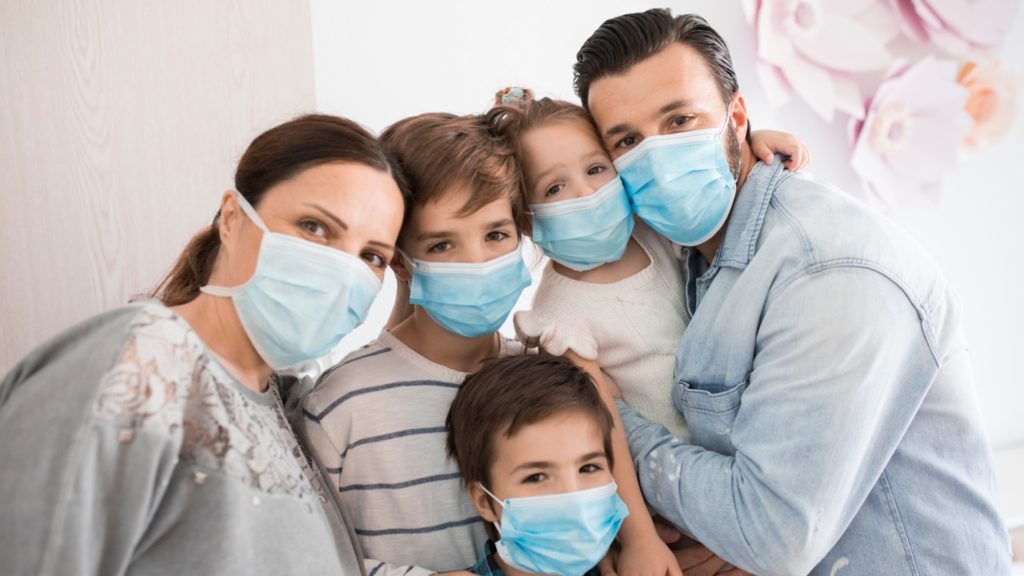
#> input picture WEEk3_2/face_mask.jpg, 1024 x 576 px
$ python opencv_project02.py
#> lines starting #> are read from the running program, lines starting #| are printed output that depends on the picture; after the words box and inside, x2 and y2 are one past the last pixel; in counts of white or black regions, pixels touching at a corner belong together
#> further down, input_image is the input picture: shape (576, 1024, 3); mean B, G, R 176.9, 178.4, 185.2
import cv2
import numpy as np

faceCascade = cv2.CascadeClassifier("haarcascade_frontalface_alt2.xml")

def face_mask_detector(frame):
    gray = cv2.cvtColor(frame, cv2.COLOR_BGR2GRAY)
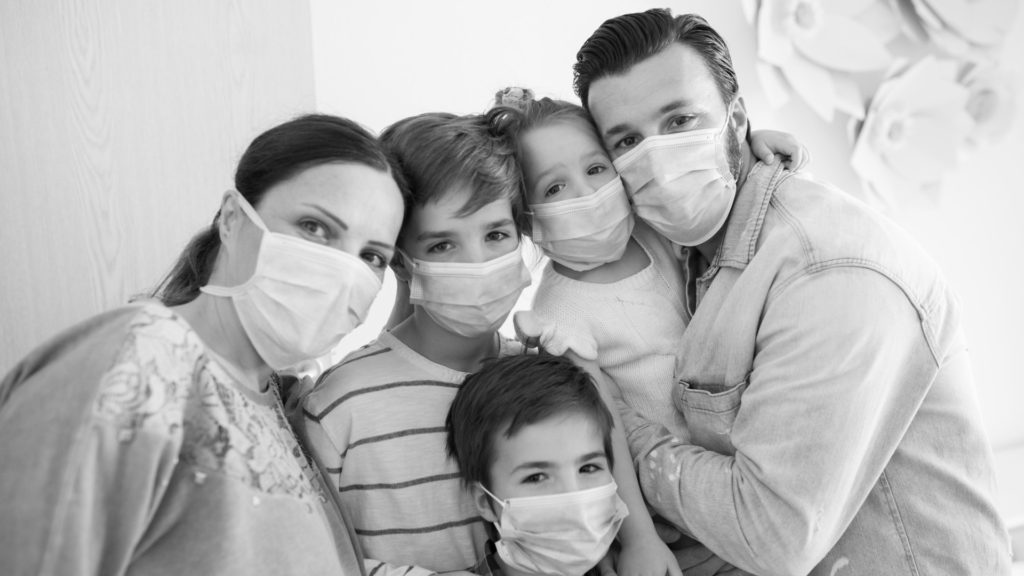
#> gray: shape (576, 1024); min 0, max 255, mean 180.3
    faces = faceCascade.detectMultiScale(gray, scaleFactor=1.3, minNeighbors=5, minSize=(60, 60), flags=cv2.CASCADE_SCALE_IMAGE)
#> faces = [[490, 419, 146, 146]]

    for (x, y, w, h) in faces:
        cv2.rectangle(frame, (x, y), (x + w, y + h), (0, 255, 0), 3)
        return frame
#> this loop made 1 pass
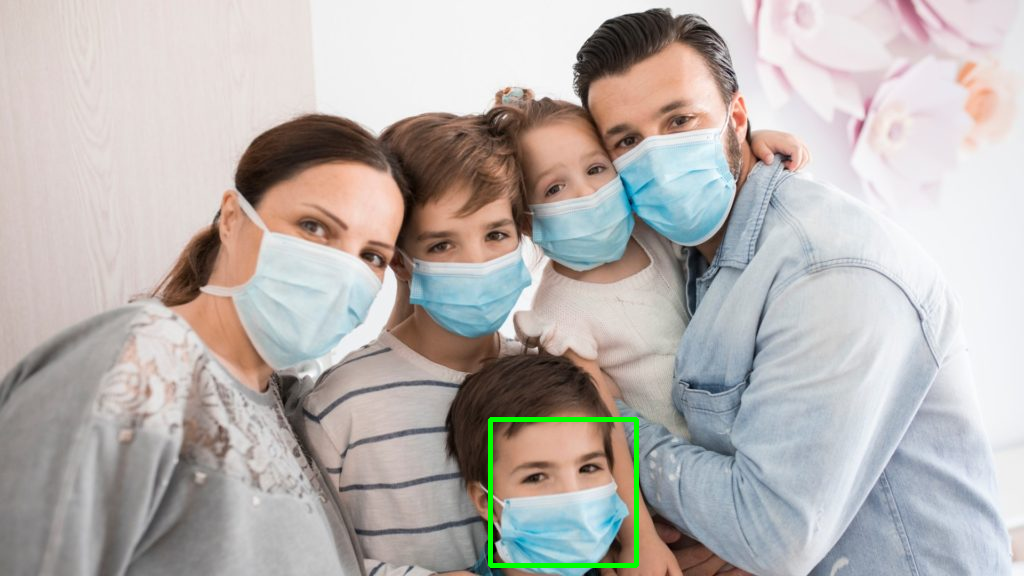
#> frame: shape (576, 1024, 3); 0.49% of pixels changed, all inside (x1, y1, x2, y2) = (488, 417, 639, 568)

input_image = cv2.imread("./face_mask.jpg")
output_image = face_mask_detector(input_image)
cv2.imshow("./face_mask.jpg",output_image)

cv2.waitKey(0)
cv2.destroyAllWindows()
